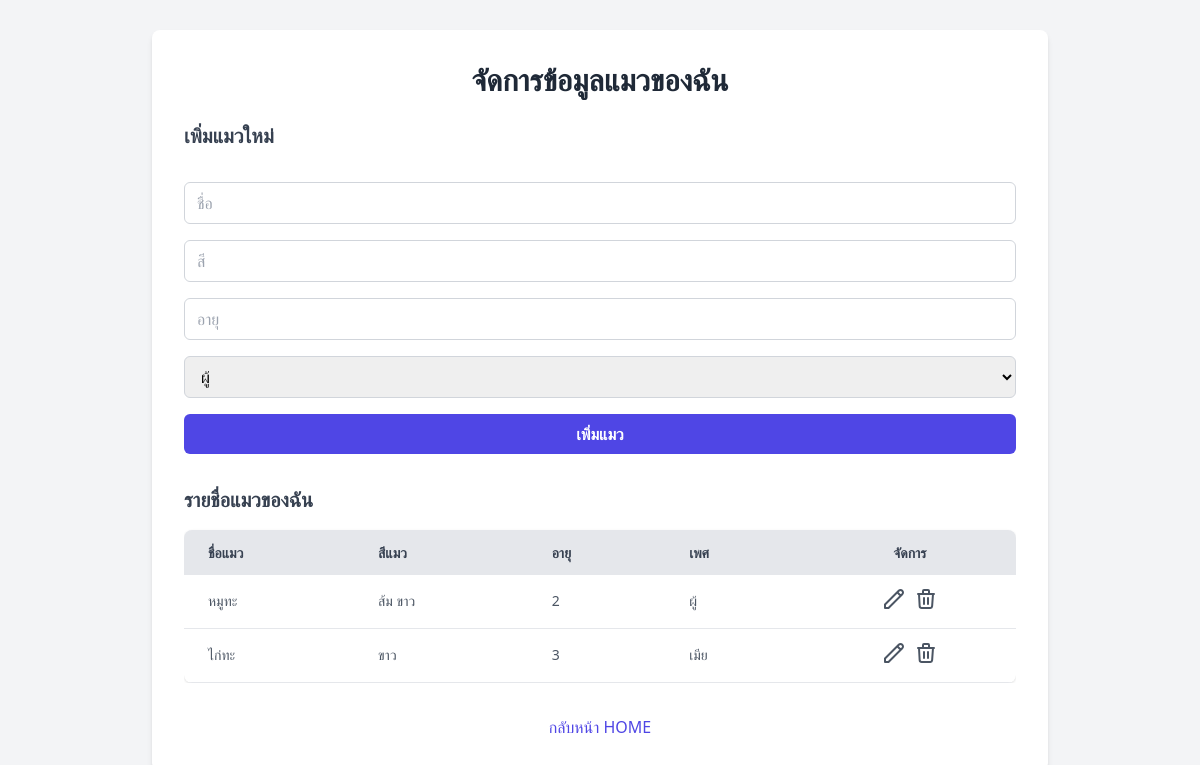
/my_cats.php (signed in), run on an earlier commit of the app's database.
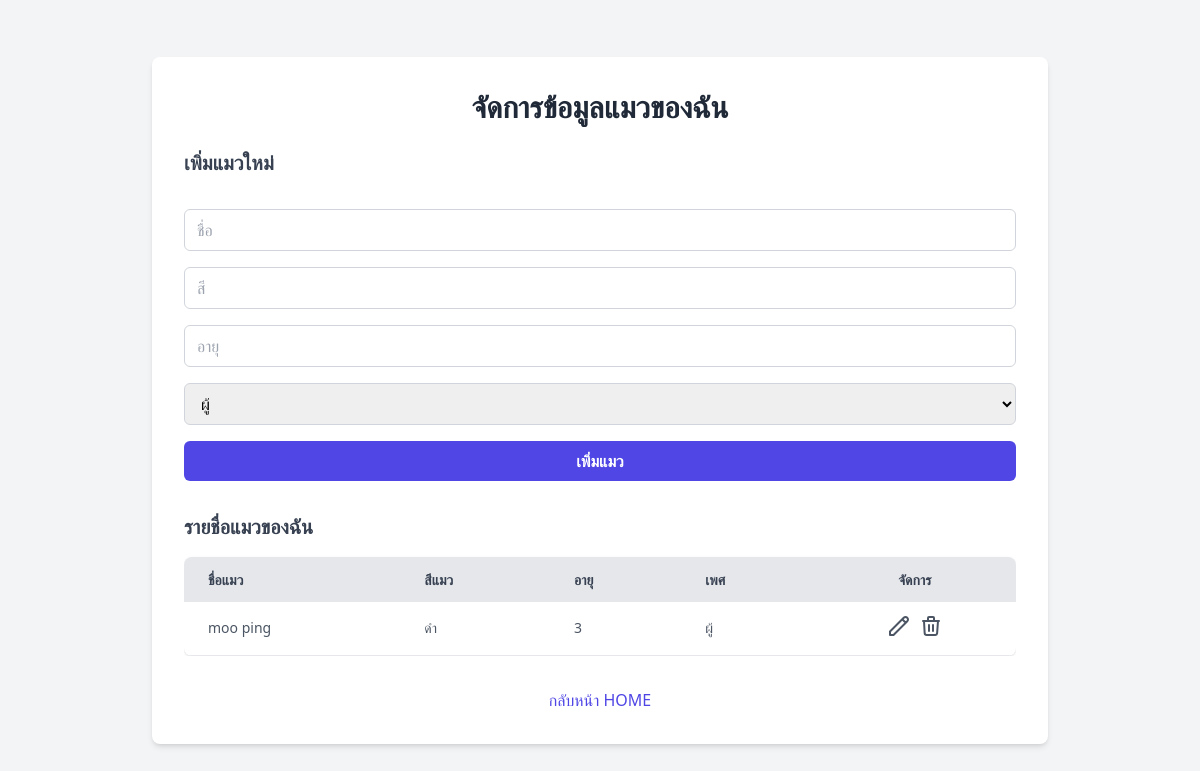
And on a later commit of the database.
### tables this page shows
CREATE TABLE `cats` (
  `id` int(11) NOT NULL,
  `user_id` int(11) NOT NULL,
  `name` varchar(100) NOT NULL,
  `color` varchar(50) DEFAULT NULL,
  `age` int(11) DEFAULT NULL,
  `gender` enum('male','female') NOT NULL
);

### my_cats.php (the view, shortened to what the changed rows need)
<?php
include 'db_connect.php';
$stmt = $conn->prepare("SELECT id FROM users WHERE username=?");
$stmt->bind_param("s", $_SESSION['username']);
$stmt->execute();
$result = $stmt->get_result();
$user = $result->fetch_assoc();
$user_id = $user['id'];
$stmt = $conn->prepare("SELECT * FROM cats WHERE user_id = ?");
$stmt->bind_param("i", $user_id);
$stmt->execute();
$result = $stmt->get_result();
$cats = $result->fetch_all(MYSQLI_ASSOC);
?>
<!DOCTYPE html>
<html lang="th">
<head>
    <script src="https://cdn.tailwindcss.com"></script>
</head>
<body class="bg-gray-100 font-sans flex items-center justify-center min-h-screen p-4">
    <div class="bg-white p-8 rounded-lg shadow-md w-full max-w-4xl">
        <h2 class="text-3xl font-bold mb-6 text-gray-800 text-center">จัดการข้อมูลแมวของฉัน</h2>
        <div class="overflow-x-auto">
            <table class="min-w-full bg-white rounded-lg overflow-hidden shadow">
                <thead class="bg-gray-200">
                    <tr class="text-gray-700 uppercase text-sm leading-normal">
                        <th class="py-3 px-6 text-left">ชื่อแมว</th>
                        <th class="py-3 px-6 text-left">สีแมว</th>
                        <th class="py-3 px-6 text-left">อายุ</th>
                        <th class="py-3 px-6 text-left">เพศ</th>
                        <th class="py-3 px-6 text-center">จัดการ</th>
                    </tr>
                </thead>
                <tbody class="text-gray-600 text-sm font-light">
                    <?php foreach($cats as $cat): ?>
                    <tr class="border-b border-gray-200 hover:bg-gray-100">
                        <td class="py-3 px-6 text-left whitespace-nowrap"><?php echo htmlspecialchars($cat['name']); ?></td>
                        <td class="py-3 px-6 text-left"><?php echo htmlspecialchars($cat['color']); ?></td>
                        <td class="py-3 px-6 text-left"><?php echo $cat['age']; ?></td>
                        <td class="py-3 px-6 text-left"><?php echo $cat['gender'] == 'male' ? 'ผู้' : 'เมีย'; ?></td>
                        <td class="py-3 px-6 text-center">
                            <div class="flex item-center justify-center">
                                <button type="button" onclick="showEditForm(<?php echo $cat['id']; ?>)" class="w-6 h-6 mr-2 transform hover:text-blue-500 hover:scale-110">
                                    <svg xmlns="http://www.w3.org/2000/svg" fill="none" viewBox="0 0 24 24" stroke="currentColor">
                                        <path stroke-linecap="round" stroke-linejoin="round" stroke-width="2" d="M15.232 5.232l3.536 3.536m-2.036-5.036a2.5 2.5 0 113.536 3.536L6.5 21.036H3v-3.572L16.732 3.732z" />
                                    </svg>
                                </button>
                                <form method="POST" class="inline-block" onsubmit="return confirm('คุณแน่ใจหรือไม่ว่าต้องการลบแมวตัวนี้?');">
                                    <button type="submit" class="w-6 h-6 transform hover:text-red-500 hover:scale-110">
                                        <svg xmlns="http://www.w3.org/2000/svg" fill="none" viewBox="0 0 24 24" stroke="currentColor">
                                            <path stroke-linecap="round" stroke-linejoin="round" stroke-width="2" d="M19 7l-.867 12.142A2 2 0 0116.34 21H7.66a2 2 0 01-1.995-1.858L5 7m5 4v6m4-6v6m1-10V4a1 1 0 00-1-1h-4a1 1 0 00-1 1v3M4 7h16" />
                                        </svg>
                                    </button>
                                </form>
                            </div>
                        </td>
                    </tr>
                    <?php endforeach; ?>
                </tbody>
            </table>
        </div>
    </div>
</body>
</html>

What changed in the data, as far as the page shows it:
removed cats: name "หมูทะ", color "ส้ม ขาว", age "2", gender "ผู้"
removed cats: name "ไก่ทะ", color "ขาว", age "3", gender "เมีย"
added cats: name "moo ping", color "ดำ", age "3", gender "ผู้"
